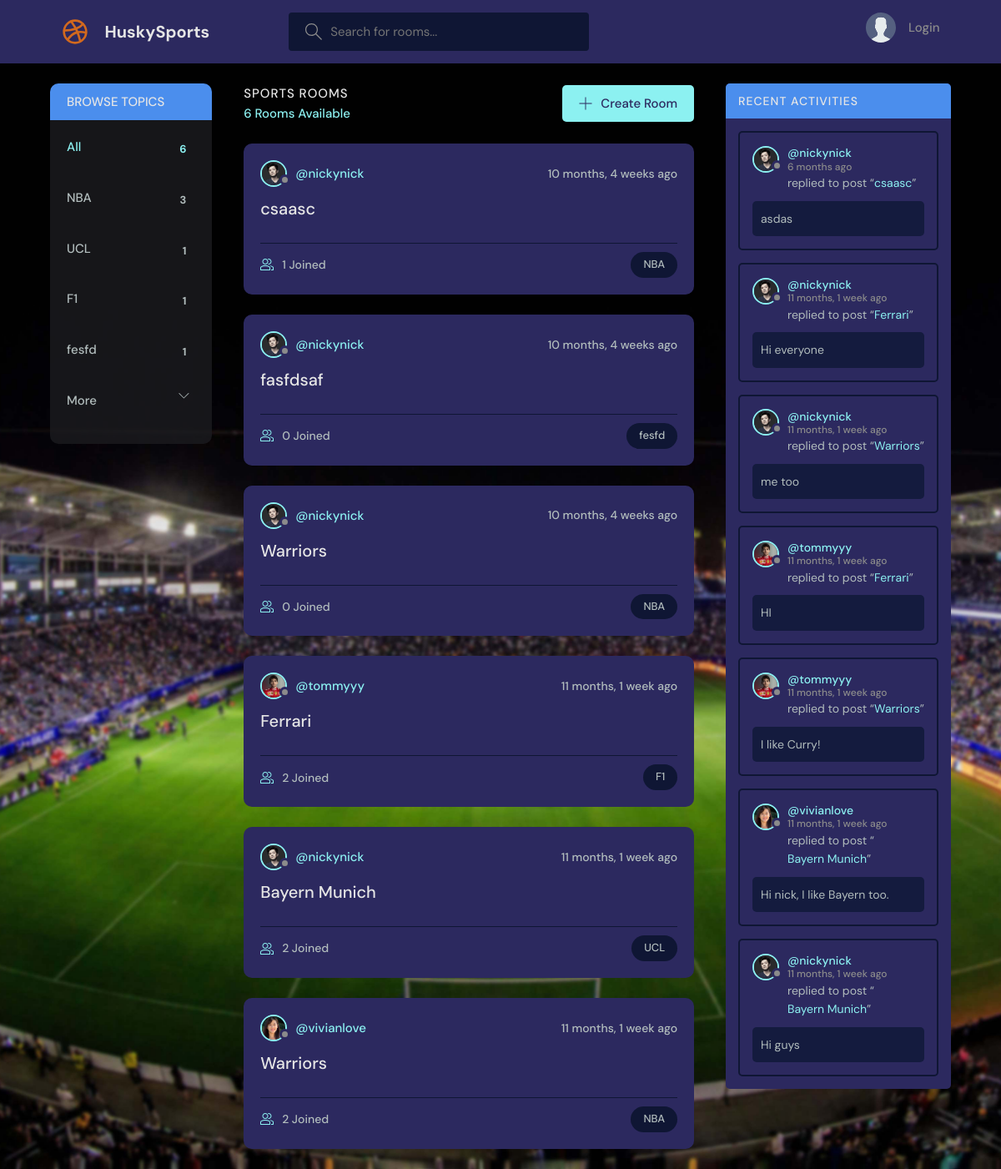
Before: / with the older database file.
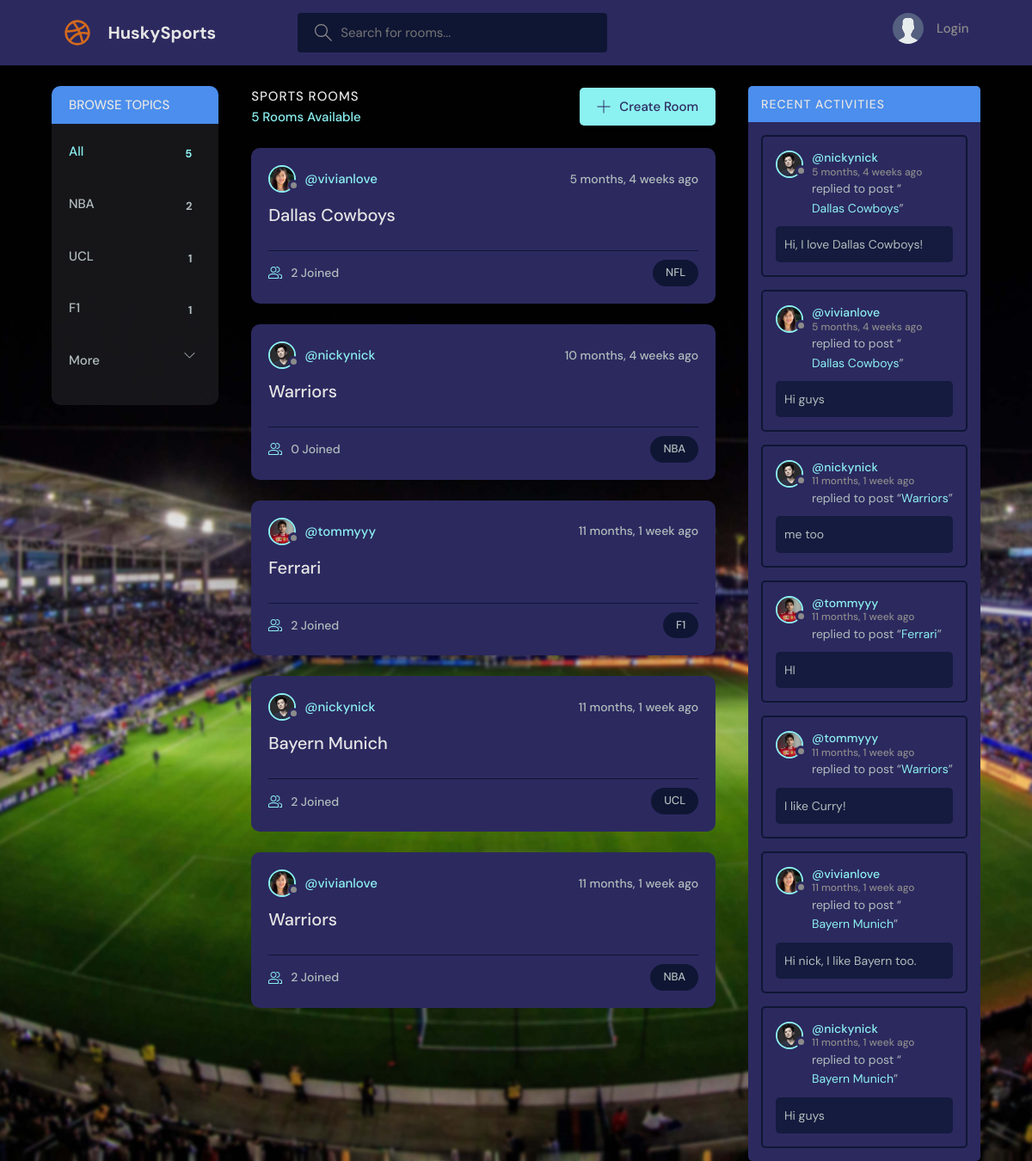
After: the same page with the newer database file.
### baseapp/models.py (models this page shows, shortened)
class Topic(models.Model):
    name = models.CharField(max_length=200)

class Room(models.Model):
    host = models.ForeignKey(User, on_delete=models.SET_NULL, null=True)
    topic = models.ForeignKey(Topic, on_delete=models.SET_NULL, null=True)
    name = models.CharField(max_length=200)
    description = models.TextField(null=True, blank=True)
    participants = models.ManyToManyField(User, related_name='participants', blank=True)
    updated = models.DateTimeField(auto_now=True)
    created = models.DateTimeField(auto_now_add=True)
    class Meta:
        ordering = ['-updated', '-created']
    def __str__(self):
        return self.name

class User(AbstractUser):
    name = models.CharField(max_length=200, null=True)
    email = models.EmailField( unique=True, null=True)
    bio = models.TextField(null=True)
    avatar = models.ImageField(null=True, default="avatar.svg")
    USERNAME_FIELD = 'email'
    REQUIRED_FIELDS = ['username']

class Message(models.Model):
    user= models.ForeignKey(User, on_delete=models.CASCADE)
    room = models.ForeignKey(Room, on_delete=models.CASCADE)
    body = models.TextField()
    updated = models.DateTimeField(auto_now=True)
    created = models.DateTimeField(auto_now_add=True)
    class Meta:
        ordering = ['-updated', '-created']

### baseapp/views.py (the view)
# urls.py: path('', views.home, name="home"),
def home(request):
    q = request.GET.get('q') if request.GET.get('q') else ''
    rooms = Room.objects.filter(
        Q(topic__name__icontains=q) |
        Q(name__icontains=q) |
        Q(description__icontains=q)
        )
    topics = Topic.objects.all()[0:5]
    room_count = rooms.count()
    room_messages = Message.objects.filter(Q(room__topic__name__icontains=q))
    context = {'rooms': rooms, 'topics': topics, 'room_count': room_count, 'room_messages': room_messages}
    return render(request, 'baseapp/home.html', context)

### baseapp/templates/baseapp/home.html (shortened to what this page needs)
{% extends 'main.html' %}
{% block content %}
<main class="layout layout--3">
  <div class="container">
    {% include 'baseapp/topics_component.html' %}
    <div class="roomList">
      <div class="roomList__header">
        <div>
          <h2>Sports Rooms</h2>
          <p>{{room_count}} Rooms Available</p>
        </div>
        <a class="btn btn--main" href="{% url 'create-room' %}">
          <svg version="1.1" xmlns="http://www.w3.org/2000/svg" width="32" height="32" viewBox="0 0 32 32">
            <title>add</title>
            <path
              d="M16.943 0.943h-1.885v14.115h-14.115v1.885h14.115v14.115h1.885v-14.115h14.115v-1.885h-14.115v-14.115z"
            ></path>
          </svg>
          Create Room
        </a>
      </div>
      {% include 'baseapp/feed_component.html' %}
    </div>
    {% include 'baseapp/activity_component.html' %}
  </div>
</main>
{% endblock %}

### baseapp/templates/baseapp/topics_component.html
<div class="topics">
    <div class="topics__header">
      <h2>Browse Topics</h2>
    </div>
    <ul class="topics__list">
      <li>
        <a href="{% url 'home' %}" class="active">All <span>{{room_count}}</span></a>
      </li>
      {% for topic in topics %}
        {% if topic.room_set.all.count != 0 %}
        <li>
          <a href="{% url 'home' %}?q={{topic.name}}">{{topic.name}}<span>{{topic.room_set.all.count}}</span></a>
        </li>
        {% endif %}
      {% endfor %}
      <li>
        <a href="{% url 'topics' %}">
          More
          <svg version="1.1" xmlns="http://www.w3.org/2000/svg" width="20" height="20" viewBox="0 0 50 50">
            <title>chevron-down</title>
            <path d="M16 21l-13-13h-3l16 16 16-16h-3l-13 13z" style="fill: var(--color-light-gray);"></path>
          </svg>
        </a>
      </li>
    </ul>
</div>

### baseapp/templates/baseapp/feed_component.html (shortened to what this page needs)
{% for room in rooms %}
<div class="roomListRoom">
    <div class="roomListRoom__header">
      <a href="{% url 'user-profile' room.host.id %}" class="roomListRoom__author">
        <div class="avatar avatar--small">
          <img src="{{room.host.avatar.url}}" />
        </div>
        <span>@{{room.host.username}}</span>
      </a>
      <div class="roomListRoom__actions">
        <span>{{room.created|timesince}} ago</span>
      </div>
    </div>
    <div class="roomListRoom__content">
      <a href="{% url 'room' room.id %}">{{room.name}}</a>
    </div>
    <div class="roomListRoom__meta">
      <a href="{% url 'room' room.id %}" class="roomListRoom__joined">
        {{room.participants.all.count}} Joined
      </a>
      <p class="roomListRoom__topic">{{room.topic.name}}</p>
    </div>
</div>
{% endfor %}

### baseapp/templates/baseapp/activity_component.html (shortened to what this page needs)
<div class="activities">
    <div class="activities__header">
      <h2>Recent Activities</h2>
    </div>
    {% for message in room_messages %}
    <div class="activities__box">
      <div class="activities__boxHeader roomListRoom__header">
        <a href="{% url 'user-profile' message.user.id %}" class="roomListRoom__author">
          <div class="avatar avatar--small">
            <img src="{{message.user.avatar.url}}" />
          </div>
          <p>
            @{{message.user.username}}
            <span>{{message.created|timesince}} ago</span>
          </p>
        </a>
      </div>
      <div class="activities__boxContent">
        <p>replied to post “<a href="{% url 'room' message.room.id %}">{{message.room}}</a>”</p>
        <div class="activities__boxRoomContent">
          {{message.body}}
        </div>
      </div>
    </div>
    {% endfor %}
</div>

Changed rows visible on the page:
no longer on this page (row unchanged): Topic: name "fesfd", room_set.all.count "1"
removed Room: host.avatar (picture), host.username "nickynick", created "10 months, 4 weeks", name "csaasc", participants.all.count "1", topic.name "NBA"
removed Room: host.avatar (picture), host.username "nickynick", created "10 months, 4 weeks", name "fasfdsaf", participants.all.count "0", topic.name "fesfd"
removed Message: user.avatar (picture), user.username "nickynick", created "6 months", room "csaasc", body "asdas"
removed Message: user.avatar (picture), user.username "nickynick", created "11 months, 1 week", room "Ferrari", body "Hi everyone"
computed for Topic "NBA": room_set.all.count "3" → "2"
added Room: host.avatar (picture), host.username "vivianlove", created "5 months, 4 weeks", name "Dallas Cowboys", participants.all.count "2", topic.name "NFL"
added Message: user.avatar (picture), user.username "nickynick", created "5 months, 4 weeks", room "Dallas Cowboys", body "Hi, I love Dallas Cowboys!"
added Message: user.avatar (picture), user.username "vivianlove", created "5 months, 4 weeks", room "Dallas Cowboys", body "Hi guys"
Other visible differences:
{{ room_count }}: "6" → "5"
